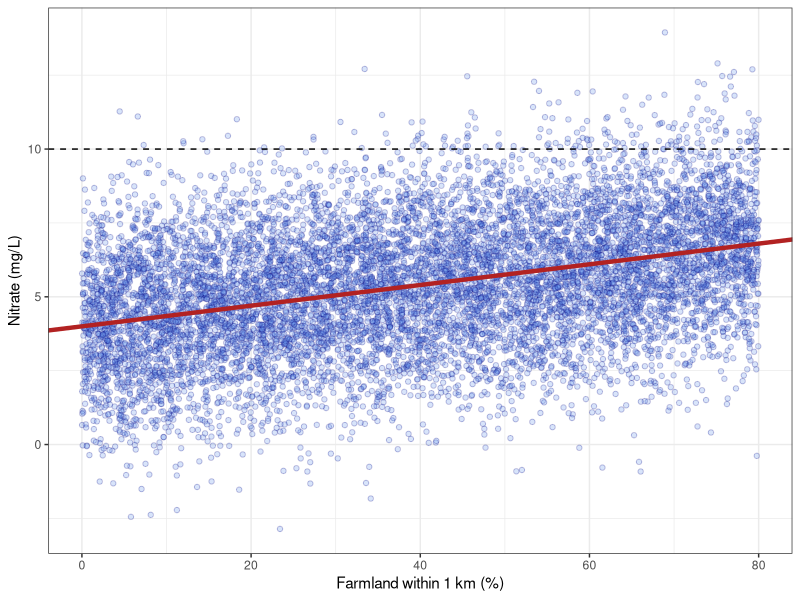
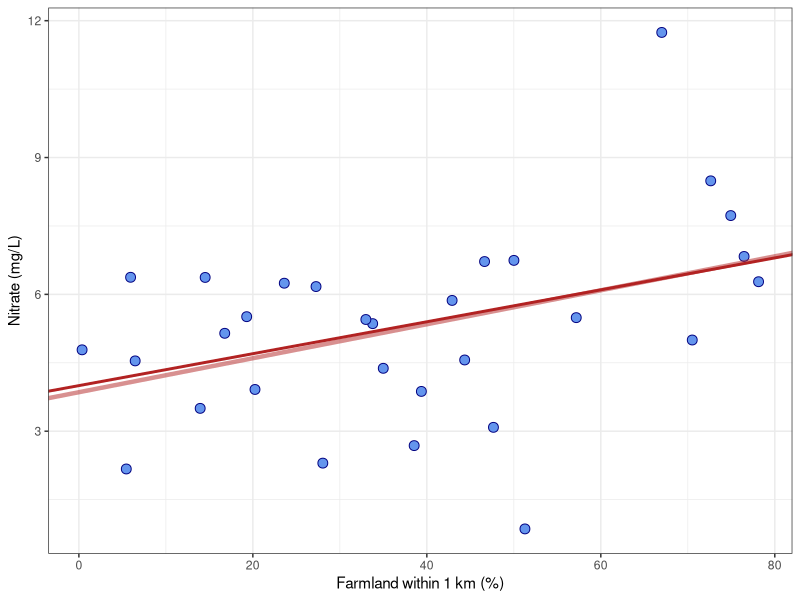
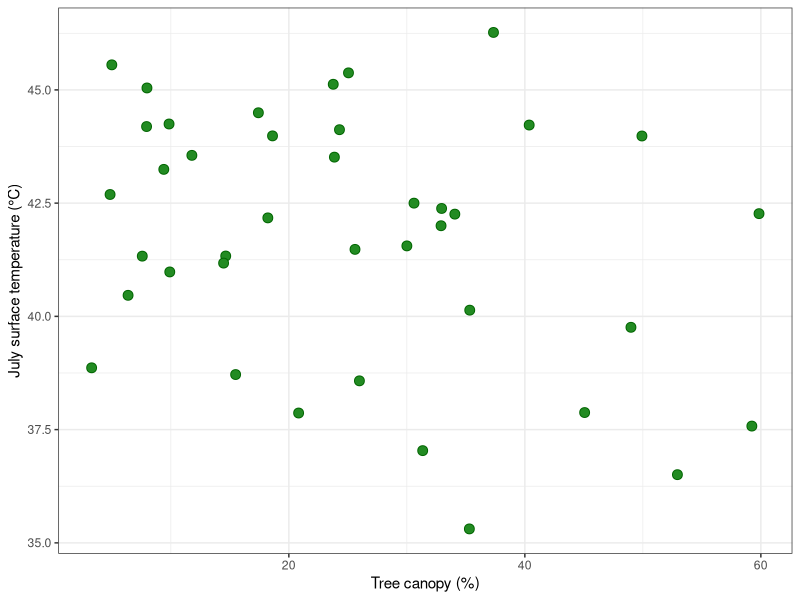
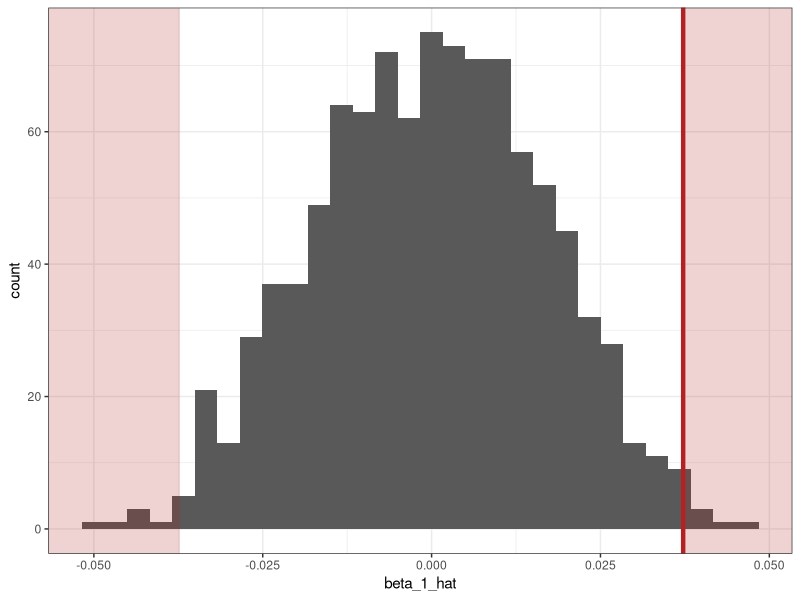
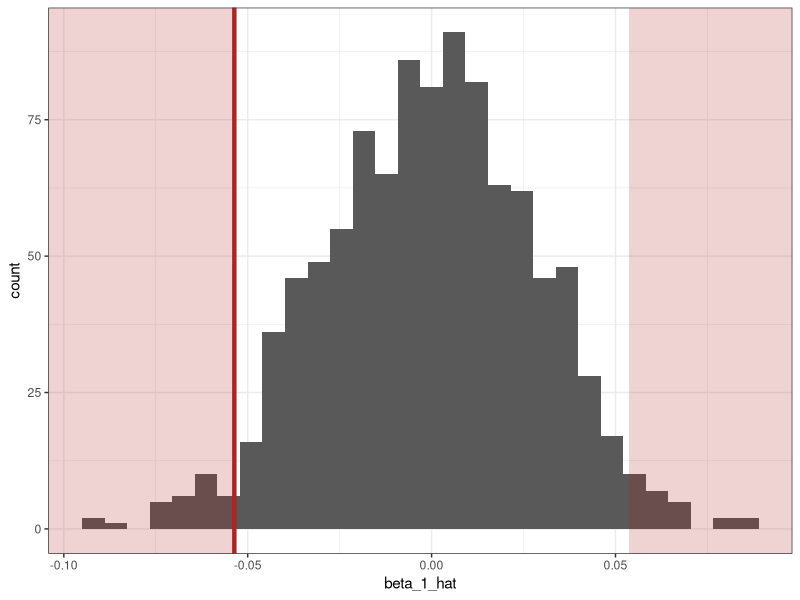
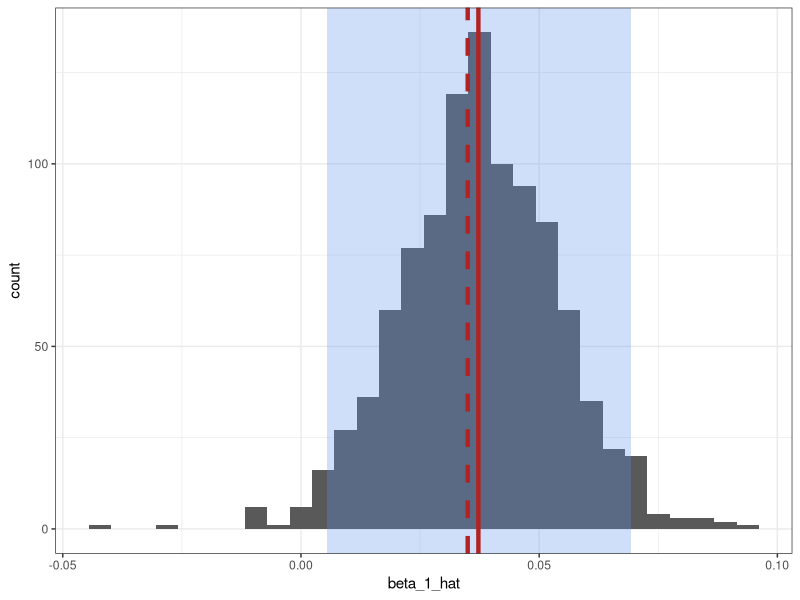
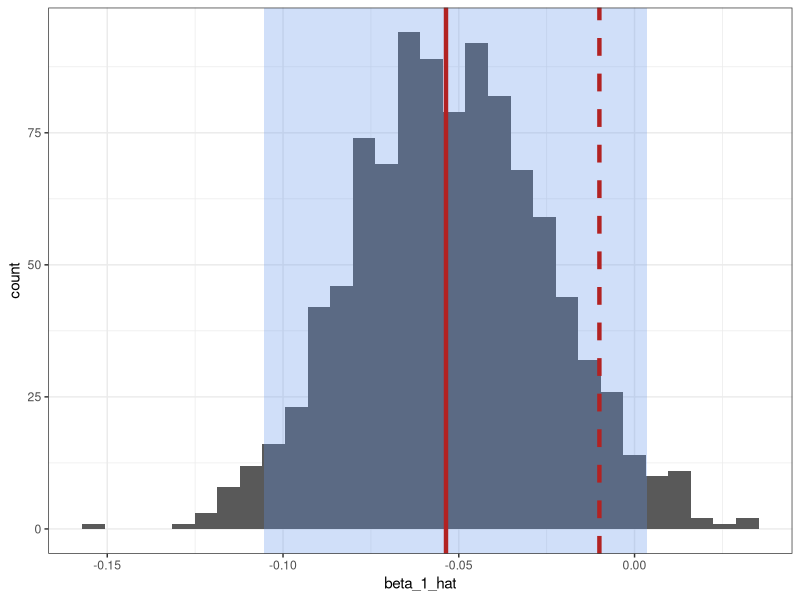

These figures' R source, in order:
## ---- chunk 1
library(tidyverse)
set.seed(222)
theme_set(theme_bw())
## ---- chunk 2
# Nitrate (mg/L) with no farmland
wells_beta_0 <- 4
# Additional nitrate per percentage point of farmland (mg/L per %)
wells_beta_1 <- 0.035
# Residual standard deviation (mg/L)
wells_sigma <- 2
## ---- chunk 3
ag_pct <- runif(1e4, 0, 80)
nitrate_hat <- wells_beta_0 + wells_beta_1 * ag_pct
nitrate <- rnorm(1e4, nitrate_hat, wells_sigma)
simulated_population <- tibble(ag_pct, nitrate_hat, nitrate)
## ---- chunk 4
ggplot(simulated_population, aes(ag_pct, nitrate)) +
  geom_point(
    shape = 21,
    fill = "cornflowerblue",
    color = "navy",
    alpha = 0.25
  ) +
  geom_abline(
    intercept = wells_beta_0,
    slope = wells_beta_1,
    color = "firebrick",
    linewidth = 1.5
  ) +
  geom_hline(yintercept = 10, linetype = "dashed") +
  labs(x = "Farmland within 1 km (%)", y = "Nitrate (mg/L)")
## ---- chunk 5
one_sample <- slice_sample(simulated_population, n = 30)
## ---- chunk 6
one_sample_lm <- lm(nitrate ~ ag_pct, one_sample)
summary(one_sample_lm)
wells_beta_hat <- coef(one_sample_lm)
wells_beta_1_hat <- wells_beta_hat["ag_pct"]
## ---- chunk 7
ggplot(one_sample, aes(ag_pct, nitrate)) +
  geom_point(
    shape = 21,
    fill = "cornflowerblue",
    color = "navy",
    size = 3
  ) +
  geom_abline(
    intercept = wells_beta_0,
    slope = wells_beta_1,
    color = "firebrick",
    linewidth = 1
  ) +
  geom_abline(
    intercept = wells_beta_hat[1],
    slope = wells_beta_hat[2],
    color = "firebrick",
    linewidth = 1.5,
    alpha = 0.5
  ) +
  labs(x = "Farmland within 1 km (%)", y = "Nitrate (mg/L)")
## ---- chunk 8
# Population parameters
beta_0 <- 42 # Surface temperature (°C) with no canopy
beta_1 <- -0.01 # Change in surface temperature per % canopy (°C per %)
sigma <- 3 # Residual standard deviation (°C)

# One sample of 40 neighborhoods
canopy_pct <- runif(40, 0, 60)
surface_temp <- rnorm(40, beta_0 + beta_1 * canopy_pct, sigma)
neighborhoods <- tibble(canopy_pct, surface_temp)
## ---- chunk 9
ggplot(neighborhoods, aes(canopy_pct, surface_temp)) +
  geom_point(shape = 21, fill = "forestgreen", color = "darkgreen", size = 3) +
  labs(x = "Tree canopy (%)", y = "July surface temperature (°C)")
## ---- chunk 10
canopy_lm <- lm(surface_temp ~ canopy_pct, data = neighborhoods)
summary(canopy_lm)
beta_1_hat <- coef(canopy_lm)["canopy_pct"]
beta_1_hat
## ---- chunk 11
wells_permutations <- replicate(1e3, {
  permuted_sample <- one_sample |>
    mutate(ag_pct = sample(ag_pct))
  permuted_lm <- lm(nitrate ~ ag_pct, permuted_sample)
  permuted_beta_1_hat <- coef(permuted_lm)["ag_pct"]
  permuted_beta_1_hat
})
wells_null_distribution <- tibble(beta_1_hat = wells_permutations)
## ---- chunk 12
ggplot(wells_null_distribution, aes(beta_1_hat)) +
  geom_histogram() +
  annotate(
    "rect",
    xmin = -Inf,
    xmax = -abs(wells_beta_1_hat),
    ymin = -Inf,
    ymax = Inf,
    fill = "firebrick",
    alpha = 0.2
  ) +
  annotate(
    "rect",
    xmin = abs(wells_beta_1_hat),
    xmax = Inf,
    ymin = -Inf,
    ymax = Inf,
    fill = "firebrick",
    alpha = 0.2
  ) +
  geom_vline(
    xintercept = wells_beta_1_hat,
    color = "firebrick",
    linewidth = 1.5
  )
# The p-value is the proportion of the null distribution in the shaded regions
## ---- chunk 13
mean(abs(wells_null_distribution$beta_1_hat) >= abs(wells_beta_1_hat))
## ---- chunk 14
permutations <- replicate(1e3, {
  permuted_sample <- neighborhoods |>
    mutate(canopy_pct = sample(canopy_pct))
  permuted_lm <- lm(surface_temp ~ canopy_pct, data = permuted_sample)
  coef(permuted_lm)["canopy_pct"]
})
null_distribution <- tibble(beta_1_hat = permutations)
## ---- chunk 15
ggplot(null_distribution, aes(beta_1_hat)) +
  geom_histogram(bins = 30) +
  annotate(
    "rect",
    xmin = -Inf,
    xmax = -abs(beta_1_hat),
    ymin = -Inf,
    ymax = Inf,
    fill = "firebrick",
    alpha = 0.2
  ) +
  annotate(
    "rect",
    xmin = abs(beta_1_hat),
    xmax = Inf,
    ymin = -Inf,
    ymax = Inf,
    fill = "firebrick",
    alpha = 0.2
  ) +
  geom_vline(xintercept = beta_1_hat, color = "firebrick", linewidth = 1.5)
## ---- chunk 16
perm_pvalue <- mean(abs(null_distribution$beta_1_hat) >= abs(beta_1_hat))
perm_pvalue
## ---- chunk 17
# Using the permutation test
mean(abs(wells_null_distribution$beta_1_hat) >= abs(wells_beta_1_hat))

# Using lm()
summary(one_sample_lm)$coefficients["ag_pct", "Pr(>|t|)"]
## ---- chunk 18
coef(summary(canopy_lm))
lm_pvalue <- coef(summary(canopy_lm))["canopy_pct", "Pr(>|t|)"]
lm_pvalue
## ---- chunk 19
boot_betas <- tibble()
for (i in 1:1000) {
  boot_sample <- slice_sample(one_sample, n = nrow(one_sample), replace = TRUE)
  boot_lm <- lm(nitrate ~ ag_pct, boot_sample)
  boot_beta_1_hat <- coef(boot_lm)["ag_pct"]
  resampled_betas <- tibble(
    beta_1_hat = boot_beta_1_hat,
    iteration = i
  )
  boot_betas <- rbind(boot_betas, resampled_betas)
}
## ---- chunk 20
wells_boot_ci <- quantile(boot_betas$beta_1_hat, c(0.025, 0.975))
ggplot(boot_betas, aes(beta_1_hat)) +
  geom_histogram() +
  annotate(
    "rect",
    xmin = wells_boot_ci[1],
    xmax = wells_boot_ci[2],
    ymin = -Inf,
    ymax = Inf,
    fill = "cornflowerblue",
    alpha = 0.3
  ) +
  geom_vline(
    xintercept = wells_beta_1_hat,
    color = "firebrick",
    linewidth = 1.5
  ) +
  geom_vline(
    xintercept = wells_beta_1,
    color = "firebrick",
    linewidth = 1.5,
    linetype = "dashed"
  )
# The bootstrap distribution is centered on beta_1_hat, not beta_1!
## ---- chunk 21
bootstraps <- replicate(1e3, {
  boot_sample <- slice_sample(
    neighborhoods,
    n = nrow(neighborhoods),
    replace = TRUE
  )
  boot_lm <- lm(surface_temp ~ canopy_pct, data = boot_sample)
  coef(boot_lm)["canopy_pct"]
})
boot_distribution <- tibble(beta_1_hat = bootstraps)
## ---- chunk 22
boot_ci <- quantile(boot_distribution$beta_1_hat, c(0.025, 0.975))
boot_ci
## ---- chunk 23
ggplot(boot_distribution, aes(beta_1_hat)) +
  geom_histogram(bins = 30) +
  annotate(
    "rect",
    xmin = boot_ci[1],
    xmax = boot_ci[2],
    ymin = -Inf,
    ymax = Inf,
    fill = "cornflowerblue",
    alpha = 0.3
  ) +
  geom_vline(xintercept = beta_1_hat, color = "firebrick", linewidth = 1.5) +
  geom_vline(
    xintercept = beta_1,
    color = "firebrick",
    linewidth = 1.5,
    linetype = "dashed"
  )
## ---- chunk 24
# Using the bootstrap
wells_boot_ci

# Using confint()
confint(one_sample_lm)["ag_pct", ]
## ---- chunk 25
# Using the bootstrap
sd(boot_betas$beta_1_hat)

# Using lm()
summary(one_sample_lm)$coefficients["ag_pct", "Std. Error"]
## ---- chunk 26
lm_ci <- confint(canopy_lm)["canopy_pct", ]
lm_ci
## ---- chunk 27
sd(boot_distribution$beta_1_hat)
coef(summary(canopy_lm))["canopy_pct", "Std. Error"]
